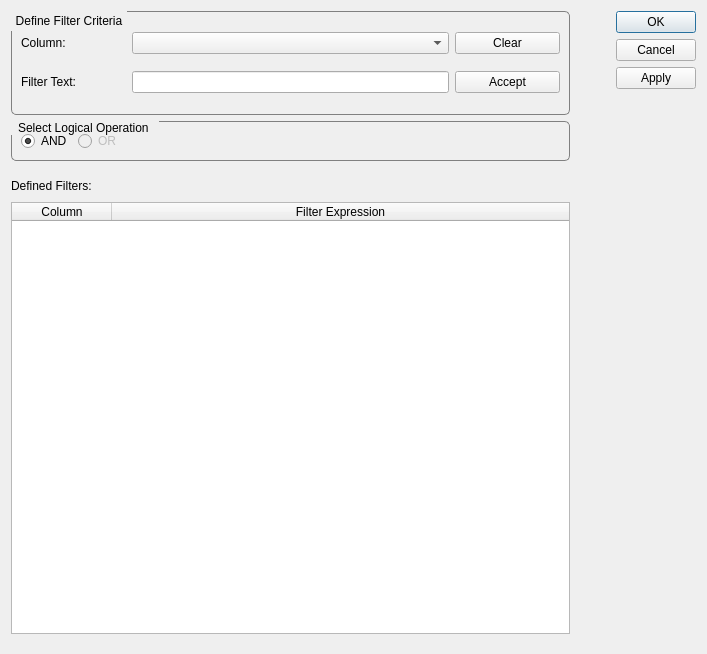
<?xml version="1.0" encoding="UTF-8"?>
<ui version="4.0">
 <class>MetricViewFilterDialog</class>
 <widget class="QDialog" name="MetricViewFilterDialog">
  <property name="geometry">
   <rect>
    <x>0</x>
    <y>0</y>
    <width>707</width>
    <height>654</height>
   </rect>
  </property>
  <property name="sizePolicy">
   <sizepolicy hsizetype="Maximum" vsizetype="Preferred">
    <horstretch>0</horstretch>
    <verstretch>0</verstretch>
   </sizepolicy>
  </property>
  <property name="maximumSize">
   <size>
    <width>800</width>
    <height>16777215</height>
   </size>
  </property>
  <property name="windowTitle">
   <string>Define Filters Dialog</string>
  </property>
  <property name="styleSheet">
   <string notr="true">QGroupBox {
    border: 1px solid gray;
    border-radius: 5px;
    margin-top: 1ex;
}

QGroupBox::title {
    subcontrol-origin: margin;
    padding: 3px 3px;
}
</string>
  </property>
  <layout class="QHBoxLayout" name="horizontalLayout" stretch="1,0,0">
   <item>
    <layout class="QVBoxLayout" name="verticalLayout_DefineFilterCriteria" stretch="0,0,0">
     <property name="sizeConstraint">
      <enum>QLayout::SetDefaultConstraint</enum>
     </property>
     <item>
      <widget class="QGroupBox" name="groupBox_DefineFilterCriteria">
       <property name="sizePolicy">
        <sizepolicy hsizetype="MinimumExpanding" vsizetype="Preferred">
         <horstretch>0</horstretch>
         <verstretch>0</verstretch>
        </sizepolicy>
       </property>
       <property name="minimumSize">
        <size>
         <width>555</width>
         <height>104</height>
        </size>
       </property>
       <property name="title">
        <string>Define Filter Criteria</string>
       </property>
       <property name="flat">
        <bool>true</bool>
       </property>
       <layout class="QVBoxLayout" name="verticalLayout">
        <item>
         <layout class="QHBoxLayout" name="horizontalLayout_SelectColumn" stretch="1,3,1">
          <item>
           <widget class="QLabel" name="label_Column">
            <property name="text">
             <string>Column:</string>
            </property>
           </widget>
          </item>
          <item>
           <widget class="QComboBox" name="comboBox_SelectColumn"/>
          </item>
          <item>
           <widget class="QPushButton" name="pushButton_Clear">
            <property name="text">
             <string>Clear</string>
            </property>
           </widget>
          </item>
         </layout>
        </item>
        <item>
         <layout class="QHBoxLayout" name="horizontalLayout_FilterText" stretch="1,3,1">
          <item>
           <widget class="QLabel" name="label_FilterText">
            <property name="text">
             <string>Filter Text: </string>
            </property>
           </widget>
          </item>
          <item>
           <widget class="QLineEdit" name="lineEdit_FilterText"/>
          </item>
          <item>
           <widget class="QPushButton" name="pushButton_Accept">
            <property name="text">
             <string>Accept</string>
            </property>
           </widget>
          </item>
         </layout>
        </item>
       </layout>
      </widget>
     </item>
     <item>
      <widget class="QGroupBox" name="groupBox_SelectLogicalOperation">
       <property name="styleSheet">
        <string notr="true">QGroupBox::title {
    padding: 0 5px;
}</string>
       </property>
       <property name="title">
        <string>Select Logical Operation </string>
       </property>
       <property name="alignment">
        <set>Qt::AlignBottom|Qt::AlignLeading|Qt::AlignLeft</set>
       </property>
       <property name="flat">
        <bool>true</bool>
       </property>
       <layout class="QHBoxLayout" name="horizontalLayout_4" stretch="0,0,1">
        <property name="spacing">
         <number>6</number>
        </property>
        <property name="leftMargin">
         <number>9</number>
        </property>
        <property name="rightMargin">
         <number>9</number>
        </property>
        <item>
         <widget class="QRadioButton" name="radioButton_AND">
          <property name="text">
           <string>AND</string>
          </property>
          <property name="checked">
           <bool>true</bool>
          </property>
         </widget>
        </item>
        <item>
         <widget class="QRadioButton" name="radioButton_OR">
          <property name="enabled">
           <bool>false</bool>
          </property>
          <property name="text">
           <string>OR</string>
          </property>
         </widget>
        </item>
        <item>
         <spacer name="horizontalSpacer_3">
          <property name="orientation">
           <enum>Qt::Horizontal</enum>
          </property>
          <property name="sizeHint" stdset="0">
           <size>
            <width>40</width>
            <height>20</height>
           </size>
          </property>
         </spacer>
        </item>
       </layout>
      </widget>
     </item>
     <item>
      <widget class="QFrame" name="frame_DefinedFilters">
       <layout class="QVBoxLayout" name="verticalLayout_2" stretch="0,1">
        <property name="leftMargin">
         <number>0</number>
        </property>
        <property name="rightMargin">
         <number>0</number>
        </property>
        <item>
         <layout class="QHBoxLayout" name="horizontalLayout_3">
          <item>
           <widget class="QLabel" name="label">
            <property name="text">
             <string>Defined Filters:</string>
            </property>
           </widget>
          </item>
          <item>
           <spacer name="horizontalSpacer_2">
            <property name="orientation">
             <enum>Qt::Horizontal</enum>
            </property>
            <property name="sizeHint" stdset="0">
             <size>
              <width>40</width>
              <height>20</height>
             </size>
            </property>
           </spacer>
          </item>
         </layout>
        </item>
        <item>
         <widget class="QTableWidget" name="tableWidget_DefinedFilters">
          <property name="sizePolicy">
           <sizepolicy hsizetype="Preferred" vsizetype="Preferred">
            <horstretch>0</horstretch>
            <verstretch>0</verstretch>
           </sizepolicy>
          </property>
          <property name="sizeAdjustPolicy">
           <enum>QAbstractScrollArea::AdjustToContents</enum>
          </property>
          <property name="selectionMode">
           <enum>QAbstractItemView::MultiSelection</enum>
          </property>
          <property name="selectionBehavior">
           <enum>QAbstractItemView::SelectRows</enum>
          </property>
          <attribute name="horizontalHeaderMinimumSectionSize">
           <number>1</number>
          </attribute>
          <attribute name="horizontalHeaderStretchLastSection">
           <bool>true</bool>
          </attribute>
          <column>
           <property name="text">
            <string>Column</string>
           </property>
          </column>
          <column>
           <property name="text">
            <string>Filter Expression</string>
           </property>
          </column>
         </widget>
        </item>
       </layout>
       <zorder>groupBox_DefineFilterCriteria</zorder>
       <zorder>tableWidget_DefinedFilters</zorder>
       <zorder>horizontalLayoutWidget_3</zorder>
      </widget>
     </item>
    </layout>
   </item>
   <item>
    <spacer name="horizontalSpacer">
     <property name="orientation">
      <enum>Qt::Horizontal</enum>
     </property>
     <property name="sizeHint" stdset="0">
      <size>
       <width>40</width>
       <height>20</height>
      </size>
     </property>
    </spacer>
   </item>
   <item>
    <widget class="QDialogButtonBox" name="buttonBox_MetricViewFilterDialog">
     <property name="orientation">
      <enum>Qt::Vertical</enum>
     </property>
     <property name="standardButtons">
      <set>QDialogButtonBox::Apply|QDialogButtonBox::Cancel|QDialogButtonBox::Ok</set>
     </property>
    </widget>
   </item>
  </layout>
 </widget>
 <resources/>
 <connections>
  <connection>
   <sender>buttonBox_MetricViewFilterDialog</sender>
   <signal>accepted()</signal>
   <receiver>MetricViewFilterDialog</receiver>
   <slot>accept()</slot>
   <hints>
    <hint type="sourcelabel">
     <x>248</x>
     <y>254</y>
    </hint>
    <hint type="destinationlabel">
     <x>157</x>
     <y>274</y>
    </hint>
   </hints>
  </connection>
  <connection>
   <sender>buttonBox_MetricViewFilterDialog</sender>
   <signal>rejected()</signal>
   <receiver>MetricViewFilterDialog</receiver>
   <slot>reject()</slot>
   <hints>
    <hint type="sourcelabel">
     <x>316</x>
     <y>260</y>
    </hint>
    <hint type="destinationlabel">
     <x>286</x>
     <y>274</y>
    </hint>
   </hints>
  </connection>
 </connections>
</ui>
